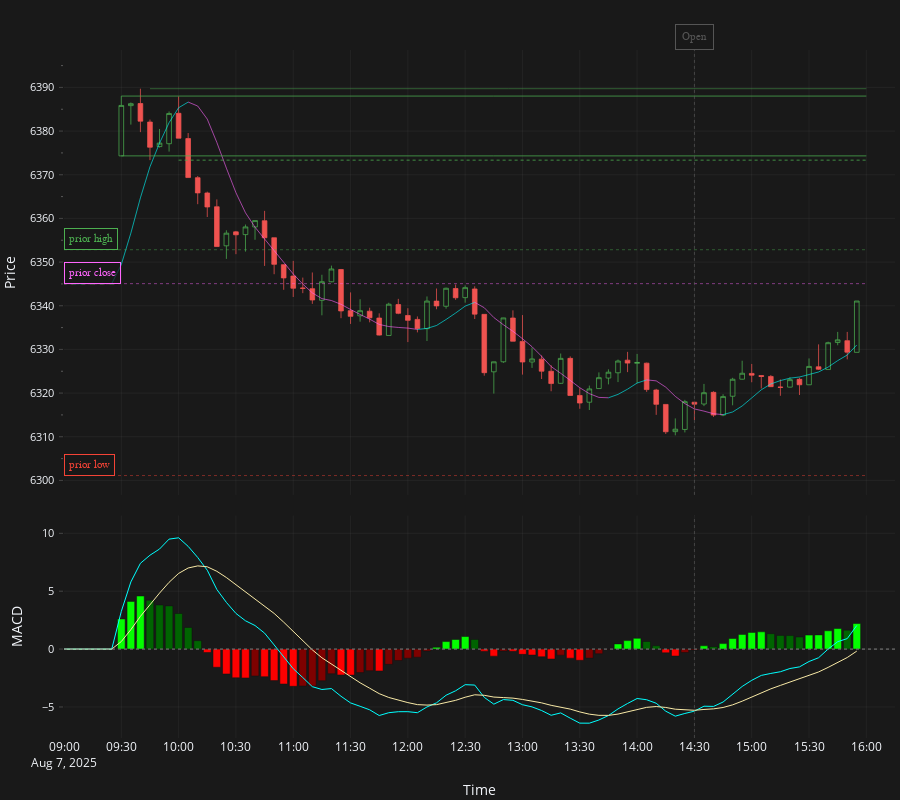

The code cell stored with this chart in its notebook:
### Code cell
candles_5m: pl.DataFrame = streamer.download(
    symbol=candle_symbol.replace("m", "5m"),
    start=start,
    stop=stop,
    debug_mode=True,
)

df_macd_5m = macd(
    candles_5m,
    prior_close=prior_day.close,
    fast_length=12,
    slow_length=26,
    macd_length=9,
)

plot_macd_with_hull(
    df_macd_5m,
    pad_value=prior_day.close,
    start_time=start,
    end_time=stop + timedelta(minutes=15),
    horizontal_lines=levels,
    vertical_lines=executions,
)
